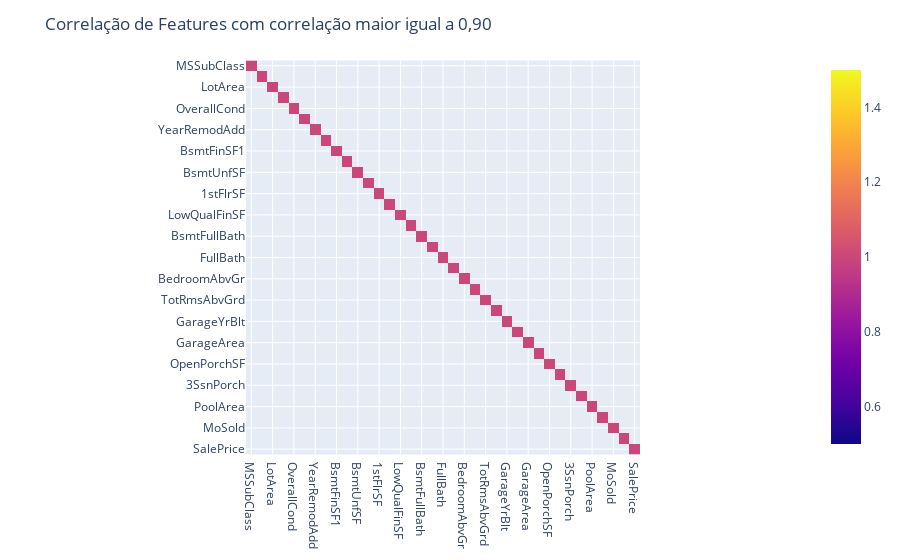

The code cell stored with this chart in its notebook:
### Code cell
fig = px.imshow(df_train.corr()[df_train.corr() >= 0.90])
fig.update_layout(title = 'Correlação de Features com correlação maior igual a 0,90')

### Figure 1 — Plotly figure (JSON) as saved in the notebook; plotly's stock layout.template omitted (floating-point values rounded to 4 significant figures; data arrays with more than 128 entries replaced by an {"elided": "..."} marker saying what was removed)
{"data": [{"coloraxis": "coloraxis", "hovertemplate": "x: %{x}<br>y: %{y}<br>color: %{z}<extra></extra>", "type": "heatmap", "x": ["MSSubClass", "LotFrontage", "LotArea", "OverallQual", "OverallCond", "YearBuilt", "YearRemodAdd", "MasVnrArea", "BsmtFinSF1", "BsmtFinSF2", "BsmtUnfSF", "TotalBsmtSF", "1stFlrSF", "2ndFlrSF", "LowQualFinSF", "GrLivArea", "BsmtFullBath", "BsmtHalfBath", "FullBath", "HalfBath", "BedroomAbvGr", "KitchenAbvGr", "TotRmsAbvGrd", "Fireplaces", "GarageYrBlt", "GarageCars", "GarageArea", "WoodDeckSF", "OpenPorchSF", "EnclosedPorch", "3SsnPorch", "ScreenPorch", "PoolArea", "MiscVal", "MoSold", "YrSold", "SalePrice"], "y": ["MSSubClass", "LotFrontage", "LotArea", "OverallQual", "OverallCond", "YearBuilt", "YearRemodAdd", "MasVnrArea", "BsmtFinSF1", "BsmtFinSF2", "BsmtUnfSF", "TotalBsmtSF", "1stFlrSF", "2ndFlrSF", "LowQualFinSF", "GrLivArea", "BsmtFullBath", "BsmtHalfBath", "FullBath", "HalfBath", "BedroomAbvGr", "KitchenAbvGr", "TotRmsAbvGrd", "Fireplaces", "GarageYrBlt", "GarageCars", "GarageArea", "WoodDeckSF", "OpenPorchSF", "EnclosedPorch", "3SsnPorch", "ScreenPorch", "PoolArea", "MiscVal", "MoSold", "YrSold", "SalePrice"], "z": {"elided": "37x37 int values"}}], "layout": {"coloraxis": {"colorscale": [[0, "#0d0887"], [0.1111, "#46039f"], [0.2222, "#7201a8"], [0.3333, "#9c179e"], [0.4444, "#bd3786"], [0.5556, "#d8576b"], [0.6667, "#ed7953"], [0.7778, "#fb9f3a"], [0.8889, "#fdca26"], [1, "#f0f921"]]}, "margin": {"t": 60}, "title": {"text": "Correlação de Features com correlação maior igual a 0,90"}, "xaxis": {"constrain": "domain", "scaleanchor": "y"}, "yaxis": {"autorange": "reversed", "constrain": "domain"}}}
